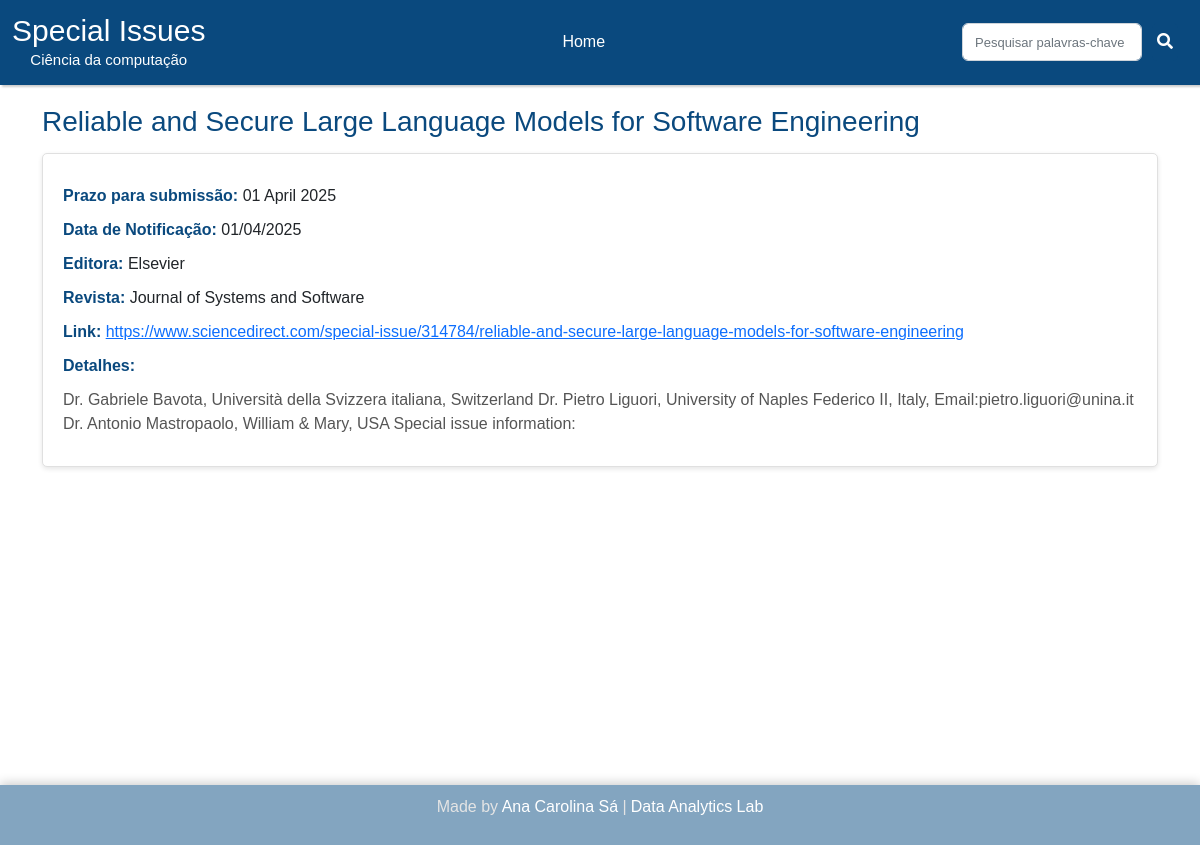
The app's page /detalhes/102 with its own data.
### website/adm/models.py (models this page shows)
class SPI(db.Model):
    id = db.Column(db.Integer, primary_key=True)
    editora = db.Column(db.String, unique=False, nullable=False)
    revista = db.Column(db.String, unique=False, nullable=False)
    titulo = db.Column(db.String, unique=False, nullable=False)
    link = db.Column(db.String, unique=True, nullable=False)
    prazo = db.Column(db.String, unique=False, nullable=False)
    datanot = db.Column(db.Date, unique=False, nullable=False)
    detalhes = db.Column(db.String, unique=False, nullable=False)

### website/users/users_rotas.py (the view)
@app.route('/detalhes/<int:id>', methods=['GET'])
def users_detalhes(id):
    spi = SPI.query.get(id)
    if spi:
        return render_template('users/users_detalhes.html', spi=spi, title='Detalhes da Special Issue')
    else:
        flash('Special Issue não encontrado', 'danger')
        return redirect(url_for('user.home'))

### website/templates/users/users_detalhes.html
{% extends 'layout.html' %}
{% block content %}
{% include 'users/users_navbar.html' %}
<link rel="stylesheet" type="text/css" href="{{ url_for('static', filename='css/detalhes.css') }}">
<div class="container">
    <h1 class="special-issue-title">{{ spi.titulo }}</h1>
    <div class="special-issue-details">
        <p><b>Prazo para submissão:</b> <span>{{ spi.prazo }}</span></p>
        <p><b>Data de Notificação:</b> <span>{{ spi.datanot.strftime('%d/%m/%Y') }}</span></p>
        <p><b>Editora:</b> <span>{{ spi.editora }}</span></p>
        <p><b>Revista:</b> <span>{{ spi.revista }}</span></p>
        <p><b>Link:</b> <a href="{{ spi.link }}" target="_blank">{{ spi.link }}</a></p>
        <p><b>Detalhes:</b></p>
        <p class="description">{{ spi.detalhes|safe }}</p>
    </div>
</div>
{% include 'footer.html' %}
{% endblock content %}

### website/static/css/styles_nav.css (style rules this page uses)
* { font-family: 'Aileron', sans-serif; }

### website/static/css/detalhes.css (style rules this page uses)
* { box-sizing: border-box; }
html, body { height: 100%; margin: 0; }
.container { display: flex; flex-direction: column; flex: 1; padding: 20px; min-height: calc(100vh - 100px); }
.special-issue-title { font-size: 28px; color: #0a497e; margin-bottom: 15px; }
.special-issue-details { border: 1px solid #e0e0e0; border-radius: 5px; padding: 20px; background-color: #ffffff; box-shadow: 0 2px 5px rgba(0, 0, 0, 0.1); }
.special-issue-details p { margin: 10px 0; }
.special-issue-details b { color: #0a497e; }
.description { color: #555; margin-top: 10px; }
a { color: #0a497e; text-decoration: underline; }

### records on screen
SPI: titulo "Reliable and Secure Large Language Models for Software Engineering", prazo "01 April 2025", datanot "01/04/2025", editora "Elsevier", revista "Journal of Systems and Software", link "https://www.sciencedirect.com/special-issue/314784/reliable-and-secure-large-language-models-for-software-engineering", detalhes "Dr. Gabriele Bavota, Università della Svizzera italiana, Switzerland Dr. Pietro Liguori, University of Naples Federico II, Italy, Email:pietro.liguori@unina.it Dr. Antonio Mastropaolo, William & Mary, USA Special issue information:"
